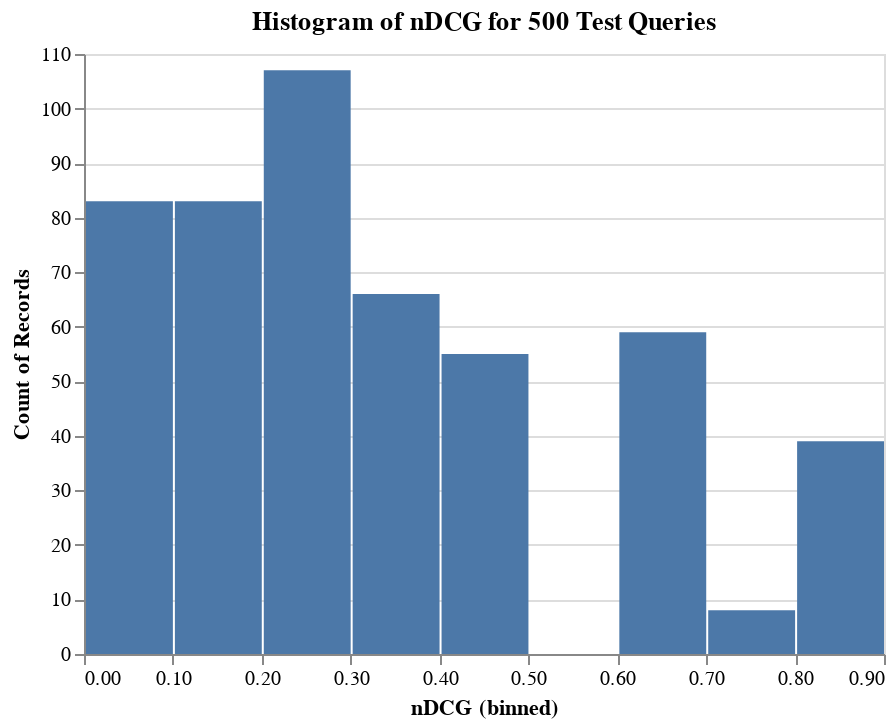

The code cell stored with this chart in its notebook:
### Code cell
alt.Chart(df_viz).mark_bar().encode(
    x=alt.X("nDCG:Q", bin=True),
    y="count()",
).properties(title="Histogram of nDCG for 500 Test Queries")

### Figure 1 — Vega-Lite specification as saved in the notebook (floating-point values rounded to 4 significant figures; data arrays with more than 128 entries replaced by an {"elided": "..."} marker saying what was removed)
{"config": {"view": {"continuousWidth": 400, "continuousHeight": 300}}, "data": {"name": "data-bc0f9f8c4ca5f44e4bcfee5d86f2dc1c"}, "mark": "bar", "encoding": {"x": {"bin": true, "field": "nDCG", "type": "quantitative"}, "y": {"aggregate": "count", "type": "quantitative"}}, "title": "Histogram of nDCG for 500 Test Queries", "$schema": "https://vega.github.io/schema/vega-lite/v4.17.0.json", "datasets": {"data-bc0f9f8c4ca5f44e4bcfee5d86f2dc1c": {"elided": "500 records"}}}
